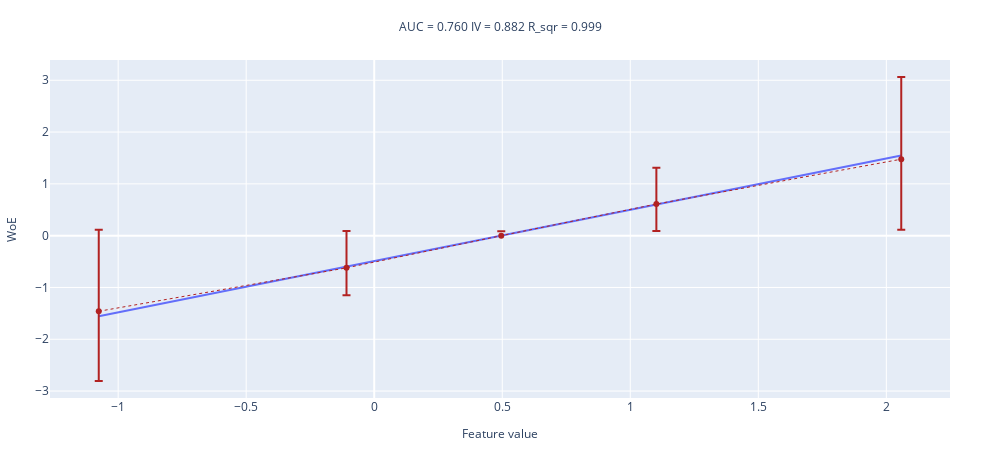

The code cell stored with this chart in its notebook:
### Code cell
# запустите после того, как реализуете все функции 
woe_line(values=x, target=y, n_buckets=5)

### Figure 1 — Plotly figure (JSON) as saved in the notebook; plotly's stock layout.template omitted (floating-point values rounded to 4 significant figures)
{"data": [{"mode": "lines", "name": "interpolation_line", "showlegend": false, "type": "scatter", "x": [-1.076, -0.1082, 0.4962, 1.102, 2.058], "y": [-1.556, -0.5976, 0.001155, 0.6011, 1.548]}, {"error_y": {"array": [-1.348, -0.5294, 0.08762, 0.702, 1.589], "arrayminus": [-1.572, -0.7131, -0.08762, 0.5185, 1.364], "symmetric": false, "type": "data"}, "line": {"color": "firebrick", "dash": "dot", "width": 1}, "name": "WoE", "showlegend": false, "type": "scatter", "x": [-1.076, -0.1082, 0.4962, 1.102, 2.058], "y": [-1.46, -0.6212, 0.0, 0.6103, 1.476]}], "layout": {"height": 450, "margin": {"b": 50, "l": 50, "r": 50, "t": 60}, "title": {"font": {"size": 12}, "text": "AUC = 0.760 IV = 0.882 R_sqr = 0.999 ", "x": 0.5, "xanchor": "center", "y": 0.95, "yanchor": "top"}, "width": 1000, "xaxis": {"title": {"font": {"size": 12}, "text": "Feature value"}}, "yaxis": {"title": {"font": {"size": 12}, "text": "WoE"}}}}
